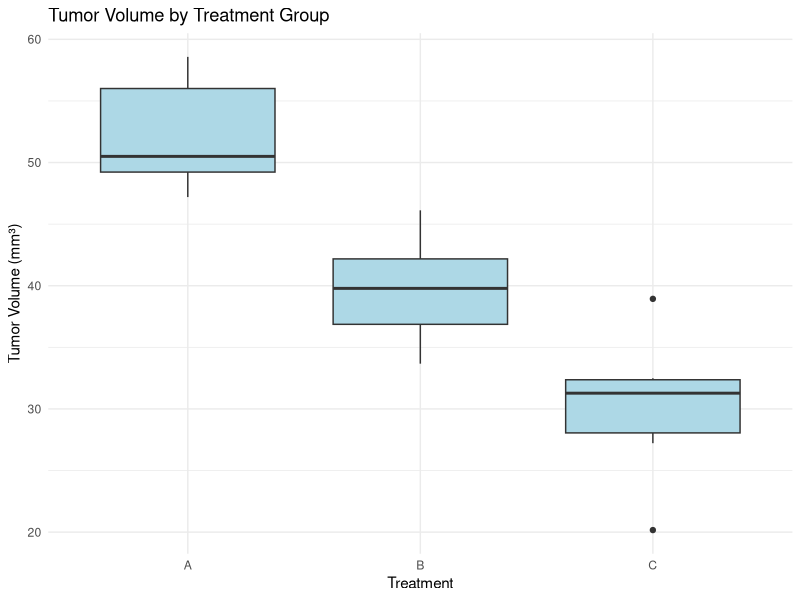
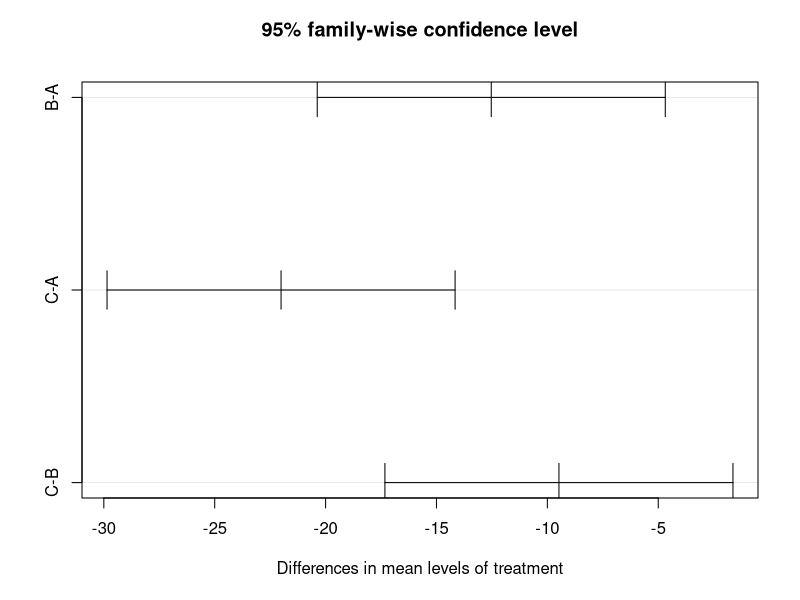

Source code (R) for these figures, in order: (Note: this script raises an error after producing the figures.)
##imagine you’re testing the effect of three drug formulations 
#on tumor volume in mice. You have 3 treatments (A, B, C), and 
#you're measuring tumor volume after treatment.

#Biological Scenario
#You have 18 mice, 6 per treatment group.
#Mice come from 3 litters (possible source of variation, so we’ll use blocking).
#Each mouse receives one treatment (experimental unit = mouse).
#Tumor volume is measured (measurement unit = mouse).

set.seed(123)

# Factors
treatment <- factor(rep(c("A", "B", "C"), each = 6))
litter <- factor(rep(1:3, times = 6))  # blocking factor

# Simulate tumor volume (different means per treatment + random noise)
tumor_volume <- c(rnorm(6, mean = 50, sd = 5),
                  rnorm(6, mean = 40, sd = 5),
                  rnorm(6, mean = 30, sd = 5))

# Combine into data frame
data <- data.frame(treatment, litter, tumor_volume)
head(data)


#Linear model including categorical predictor and blocking
model <- lm(tumor_volume ~ treatment + litter, data = data)
summary(model)

#treatment is a categorical predictor.
#litter is a blocking factor.
#The reference level for treatment is A. Coefficients show the effect of B and C relative to A.


##anova 
anova(model)

#This will output the ANOVA table, showing:
#SS (sum of squares)
#DF (degrees of freedom)
#F value and p-value
#Use this to test whether treatment or litter significantly affects tumor volume.


library(ggplot2)

ggplot(data, aes(x = treatment, y = tumor_volume)) +
  geom_boxplot(fill = "lightblue") +
  theme_minimal() +
  labs(title = "Tumor Volume by Treatment Group",
       y = "Tumor Volume (mm³)", x = "Treatment")

# Fit model without blocking for Tukey's test simplicity
model_tukey <- aov(tumor_volume ~ treatment, data = data)
#Once ANOVA shows that the treatment effect is significant, Tukey's Honest Significant Difference (HSD) test tells you which groups differ.

# Tukey's HSD
TukeyHSD(model_tukey)

plot(TukeyHSD(model_tukey))


##concept 3- independent replication

#Explanation:
#Experimental unit: What receives the treatment → e.g., a mouse.
#Measurement unit: Where measurement is taken → e.g., tumor volume from each mouse.
#Incorrect Example (pseudo-replication):
#If we measure tumor volume 3 times from the same mouse and treat them as separate replicates:

# BAD EXAMPLE: multiple measurements from same mouse, treated as independent
mouse_id <- rep(1:6, each = 3)
treatment <- rep(c("A", "B"), each = 9)
tumor_volume <- rnorm(18, mean = 50, sd = 5)

df_wrong <- data.frame(mouse_id, treatment, tumor_volume)

# Wrong model – ignores nesting
lm_wrong <- lm(tumor_volume ~ treatment, data = df_wrong)
summary(lm_wrong)
##Correct way: account for mouse as a random effect or use mean per mouse.


##concept 4: randomization:In practice, assign treatments randomly.
set.seed(123)

# Create a vector of treatments
treatments <- rep(c("A", "B", "C"), times = 6)

# Randomize order of assignment
random_treatments <- sample(treatments)

# Assign to 18 mice
mouse_id <- 1:18
randomized_data <- data.frame(mouse_id, treatment = random_treatments)
head(randomized_data)

#concept 4: blocking
#Let’s say the mice come from 3 litters, and you want to block for that.

# Add blocking factor (3 litters, 6 mice per litter)
randomized_data$litter <- rep(1:3, each = 6)

# Simulate response with block effect
randomized_data$tumor_volume <- rnorm(18, mean = 40 + as.numeric(randomized_data$treatment) * 5, sd = 4) +
  rep(c(0, 3, -2), each = 6)  # litter effect

# Fit model with blocking
model_blocked <- lm(tumor_volume ~ treatment + factor(litter), data = randomized_data)
anova(model_blocked)


###randomizatin
set.seed(123)

# Create 18 mouse IDs
mouse_id <- 1:18

# Create 6 mice per treatment group, randomly assigned
treatment <- sample(rep(c("A", "B", "C"), each = 6))

# Make treatment a factor
treatment <- factor(treatment, levels = c("A", "B", "C"))

# Blocking factor: 3 litters (6 mice each)
litter <- factor(rep(1:3, each = 6))

#Now that treatment is a factor with 3 levels, we can assign numeric values manually (e.g., A = 0, B = -5, C = -10), and add litter effects.
#simulating tumor volume with treatment and blocking effects
# Define treatment effect manually
treatment_effect <- ifelse(treatment == "A", 0,
                           ifelse(treatment == "B", -5, -10))

# Define block (litter) effect: litter 1 = 0, 2 = +3, 3 = -2
block_effect <- ifelse(litter == 1, 0,
                       ifelse(litter == 2, 3, -2))

# Simulate tumor volume
tumor_volume <- rnorm(18, mean = 40 + treatment_effect + block_effect, sd = 4)


##put it all together
randomized_data <- data.frame(mouse_id, treatment, litter, tumor_volume)
head(randomized_data)


#fit model and perform anova
model_blocked <- lm(tumor_volume ~ treatment + litter, data = randomized_data)
anova(model_blocked)


#anova output###The ANOVA table will show:
#A significant treatment effect if means differ (A vs B vs C).
#Whether blocking (litter) helps explain variation.

#If you're working with nested or random effects, consider lmer() from lme4:
library(lme4)
model_mixed <- lmer(tumor_volume ~ treatment + (1 | litter), data = randomized_data)
summary(model_mixed)


ggplot(randomized_data, aes(x = treatment, y = tumor_volume, fill = treatment)) +
  geom_boxplot(alpha = 0.7) +
  theme_minimal() +
  labs(title = "Tumor Volume by Treatment Group",
       x = "Treatment",
       y = "Tumor Volume (mm³)") +
  scale_fill_brewer(palette = "Set2")


ggplot(randomized_data, aes(x = treatment, y = tumor_volume, fill = treatment)) +
  geom_boxplot(alpha = 0.7) +
  facet_wrap(~ litter) +
  theme_minimal() +
  labs(title = "Tumor Volume by Treatment across Litters (Blocks)",
       x = "Treatment",
       y = "Tumor Volume (mm³)") +
  scale_fill_brewer(palette = "Set3")

ggplot(randomized_data, aes(x = treatment, y = tumor_volume, fill = treatment)) +
  geom_boxplot(alpha = 0.6, outlier.shape = NA) +
  geom_jitter(width = 0.2, size = 2, alpha = 0.7) +
  facet_wrap(~ litter) +
  theme_minimal() +
  labs(title = "Tumor Volume by Treatment across Litters (with Jittered Points)",
       x = "Treatment",
       y = "Tumor Volume (mm³)") +
  scale_fill_brewer(palette = "Pastel1")

#publication
ggboxplot(randomized_data, x = "treatment", y = "tumor_volume",
          color = "treatment", palette = "Set2",
          add = "jitter", shape = "litter") +
  stat_compare_means(method = "anova", label.y = max(randomized_data$tumor_volume) + 2) +
  labs(title = "Tumor Volume by Treatment",
       x = "Treatment", y = "Tumor Volume (mm³)") +
  theme_minimal()

ggboxplot(randomized_data, x = "treatment", y = "tumor_volume",
          color = "treatment", palette = "Dark2",
          add = "jitter") +
  stat_compare_means(method = "anova", label.y = max(randomized_data$tumor_volume) + 2) +  # ANOVA p-value
  stat_compare_means(comparisons = list(c("A", "B"), c("A", "C"), c("B", "C")),
                     method = "t.test", label = "p.signif", hide.ns = TRUE) +
  labs(title = "Tumor Volume by Treatment with Pairwise Comparisons") +
  theme_minimal()


ggboxplot(randomized_data, x = "treatment", y = "tumor_volume",
          color = "treatment", palette = "Set3",
          add = "jitter") +
  facet_wrap(~ litter) +
  labs(title = "Tumor Volume by Treatment within Litters (Blocked Design)",
       x = "Treatment", y = "Tumor Volume (mm³)") +
  theme_minimal()

ggsave("tumor_volume_plot.png", width = 8, height = 6, dpi = 300)

